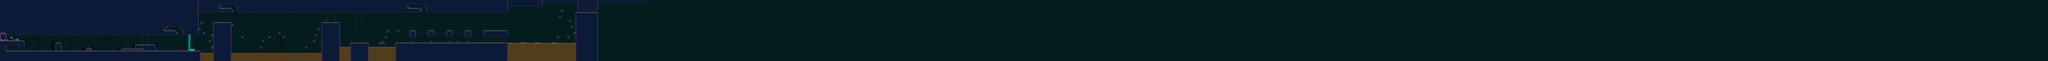

Below is a game level as drawn by its tile map, then a one-line description and the .tmx that defines it (tile-layer data replaced by summaries):
An orthogonal 1000x30 tile map with 16x16 px tiles, 4 tile layers (behind, entity, infront, cables).

<map version="1.0" tiledversion="1.0.2" orientation="orthogonal" renderorder="right-down" width="1000" height="30" tilewidth="16" tileheight="16" nextobjectid="1">
 <tileset firstgid="1" source="default.tsx" />
 <layer name="behind" width="1000" height="30">
  <data>[30000 cells, 30000 non-empty, 23 distinct tile ids]</data>
 </layer>
 <layer name="entity" width="1000" height="30">
  <data>[30000 cells, 28 non-empty, 8 distinct tile ids]</data>
 </layer>
 <layer name="infront" width="1000" height="30">
  <data>[30000 cells, 739 non-empty, 20 distinct tile ids]</data>
 </layer>
 <layer name="cables" width="1000" height="30">
  <data>[30000 cells, 0 non-empty, 0 distinct tile ids]</data>
 </layer>
</map>
